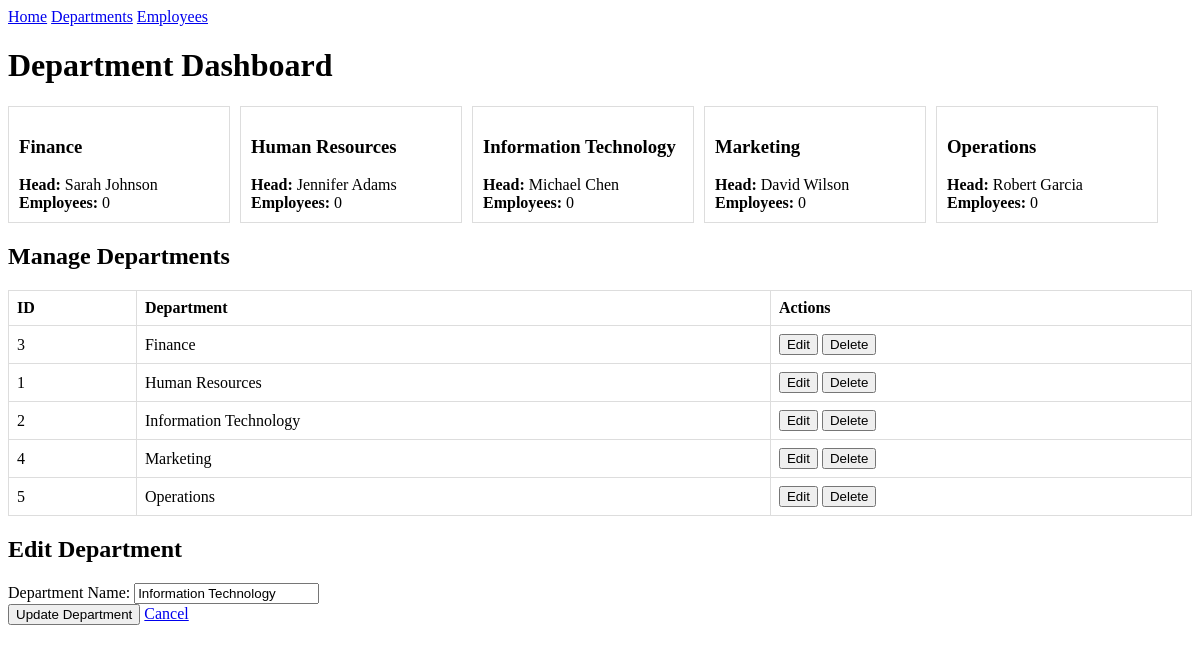
Screenshot of /PHP/departments.php?edit=2 (signed in) with the database file from the repository.
### tables this page shows
CREATE TABLE departments (
    dept_id INT AUTO_INCREMENT PRIMARY KEY,
    dept_name VARCHAR(100) NOT NULL UNIQUE,
    
    nb_emp INT DEFAULT 0
    
);

### PHP/departments.php (the view, shortened to what this page needs)
<?php
$pdo = new PDO('mysql:host=localhost;dbname=company_db;charset=utf8mb4', 'root', '', [
    PDO::ATTR_ERRMODE => PDO::ERRMODE_EXCEPTION,
    PDO::ATTR_DEFAULT_FETCH_MODE => PDO::FETCH_ASSOC
]);
$departments = [];
$edit_dept = null;
if ($_SESSION['role'] === 'admin') {
    try {
        if (isset($_GET['edit']) && is_numeric($_GET['edit'])) {
            $editId = $_GET['edit'];
            $stmt = $pdo->prepare("SELECT * FROM departments WHERE dept_id = ?");
            $stmt->execute([$editId]);
            $edit_dept = $stmt->fetch();
        }
        $stmt = $pdo->query("
            SELECT d.dept_id, d.dept_name, d.nb_emp,
                   CONCAT(e.first_name, ' ', e.name) AS dept_head
            FROM departments d
            LEFT JOIN employees e ON d.dept_id = e.dept_id AND e.position LIKE '%Department Head%'
            ORDER BY d.dept_name
        ");
        $departments = $stmt->fetchAll();
    } catch (PDOException $e) {
        if ($pdo->inTransaction()) {
            $pdo->rollBack();
        }
        $error_message = "Database error: " . $e->getMessage();
    }
}
?>
<!DOCTYPE html>
<html lang="en">
<head>
</head>
<body>
<div>
    <a href="index.php">Home</a>
    <a href="departments.php">Departments</a>
    <a href="employees.php">Employees</a>
</div>
<h1>Department Dashboard</h1>
<?php if ($_SESSION['role'] !== 'admin'): ?>
    <p>You don't have permission to manage departments.</p>
<?php else: ?>
    <?php if (empty($departments)): ?>
        <p>No department data found.</p>
    <?php else: ?>
        <div class="department-cards">
            <?php foreach ($departments as $dept): ?>
                <div class="department-card">
                    <h3><?= htmlspecialchars($dept['dept_name']) ?></h3>
                    <div><strong>Head:</strong> <?= $dept['dept_head'] ? htmlspecialchars($dept['dept_head']) : 'Not assigned' ?></div>
                    <div><strong>Employees:</strong> <?= htmlspecialchars($dept['nb_emp']) ?></div>
                </div>
            <?php endforeach; ?>
        </div>
        <h2>Manage Departments</h2>
        <table>
            <thead>
                <tr>
                    <th>ID</th>
                    <th>Department</th>
                    <th>Actions</th>
                </tr>
            </thead>
            <tbody>
                <?php foreach ($departments as $dept): ?>
                    <tr>
                        <td><?= htmlspecialchars($dept['dept_id']) ?></td>
                        <td><?= htmlspecialchars($dept['dept_name']) ?></td>
                        <td>
                            <form method="GET" action="departments.php" style="display:inline;">
                                <input type="submit" value="Edit">
                            </form>
                            <form method="GET" action="departments.php" style="display:inline;" onsubmit="return confirm('Are you sure you want to delete the department \'<?= htmlspecialchars(addslashes($dept['dept_name'])) ?>\'?\n\nNote: Employees in this department will be kept but their department reference will be set to NULL.');">
                                <input type="submit" value="Delete">
                            </form>
                        </td>
                    </tr>
                <?php endforeach; ?>
            </tbody>
        </table>
    <?php endif; ?>
    <?php if ($edit_dept): ?>
        <div>
            <h2>Edit Department</h2>
            <form method="POST" action="departments.php">
                <label for="edit_dept_name">Department Name:</label>
                <input type="text" id="edit_dept_name" name="edit_dept_name" value="<?= htmlspecialchars($edit_dept['dept_name']) ?>" required><br>
                <input type="submit" value="Update Department">
                <a href="departments.php">Cancel</a>
            </form>
        </div>
    <?php endif; ?>
<?php endif; ?>
</body>
</html>

### PHP/departments.php (style rules this page uses)
.department-cards { display: flex; flex-wrap: wrap; gap: 10px; margin-bottom: 20px; }
.department-card { border: 1px solid #ddd; padding: 10px; width: 200px; }
table { border-collapse: collapse; width: 100%; }
table, th, td { border: 1px solid #ddd; }
th, td { padding: 8px; text-align: left; }

### rows the page displays
departments: dept_name "Finance", dept_head "Sarah Johnson", nb_emp "0", dept_id "3"
departments: dept_name "Human Resources", dept_head "Jennifer Adams", nb_emp "0", dept_id "1"
departments: dept_name "Information Technology", dept_head "Michael Chen", nb_emp "0", dept_id "2", edit_dept_name "Information Technology"
departments: dept_name "Marketing", dept_head "David Wilson", nb_emp "0", dept_id "4"
departments: dept_name "Operations", dept_head "Robert Garcia", nb_emp "0", dept_id "5"
